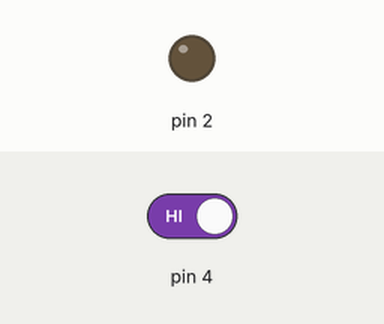
Bench run of a sketch on a simulated Arduino Uno, built with avr-gcc and run on an emulated ATmega328P. Parts: output pins drawn as LEDs (lit = HIGH). The test bench sets the inputs (shaded band); at power-on: pin 4 HIGH.

Above: at 1.2 s.
1.3 s: pin 4 driven LOW
At 2.2 s:
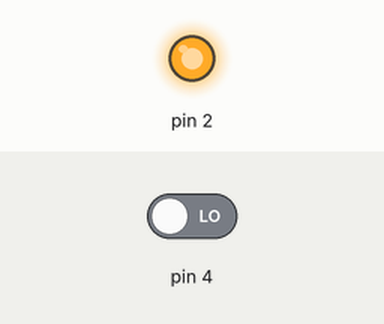
2.8 s: pin 4 driven HIGH
At 3.3 s:
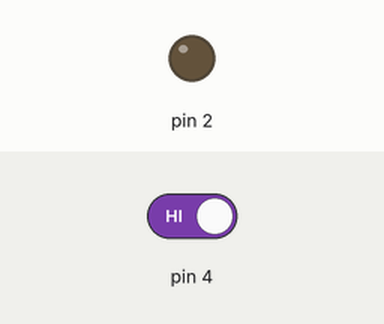
Timing chart, 0 to 5.8 s (numbered marks = the images above; inputs shaded):
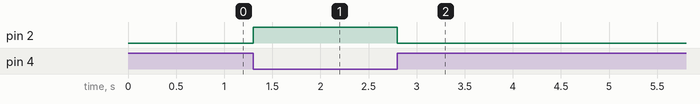

Measured:
- after the input at 1.3 s, pin 2: LOW → HIGH at once
- after the input at 2.8 s, pin 2: HIGH → LOW at once

The sketch:

LED_blinking_with_button.ino
```cpp
void setup()
{
  // put your setup code here, to run once:
  pinMode(4,INPUT);
  pinMode(2,OUTPUT);

}

void loop()
{
  // put your main code here, to run repeatedly:
  if(digitalRead(4)==LOW)
  {
    digitalWrite(2,HIGH);
  }
  else
  {
    digitalWrite(2,LOW);
  }

}
```
